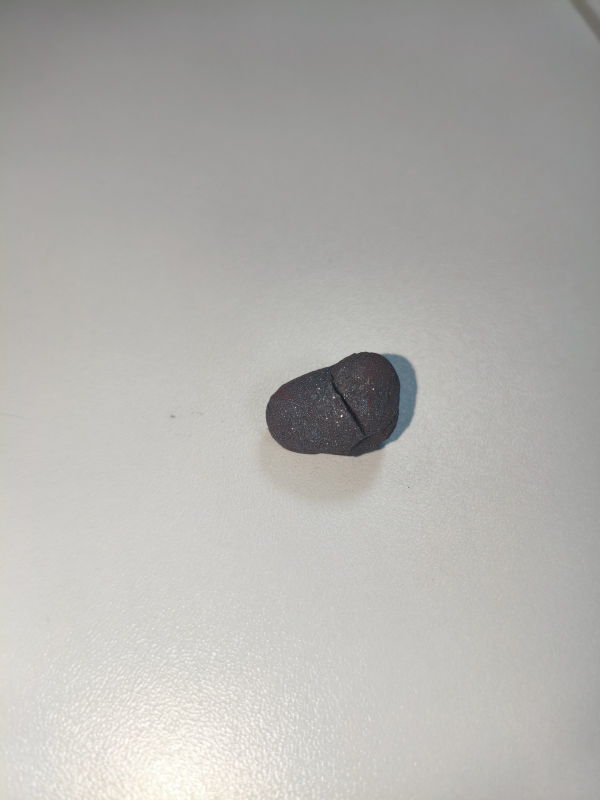
#> input picture ml_training/data_bench_20261026/images/IMG_20261026_134344.jpg, 1200 x 1600 px, given as the content of the folder data_bench_20261026/images/IMG_20261026_134344.jpg/Trincadas, which was not available (shown at 1/2 size)
$ python import_folder_photos.py --src ../../ml_training/data_bench_20261026/images/IMG_20261026_134344.jpg --out out.png
#> lines starting #> are read from the running program, lines starting #| are printed output that depends on the picture; after the words box and inside, x2 and y2 are one past the last pixel; in counts of white or black regions, pixels touching at a corner belong together
#!/usr/bin/env python3
"""Importa fotos de bancada rotuladas por PASTA (Trincadas / Sem trinca) para o formato --instances.

Uso:
  python tools/cracks/import_folder_photos.py --src Fotos --out ml_training/data_bench_20261026 [--long-side 1600]

O rótulo da pasta vale para a FOTO, não para cada pelota. Regras (fixadas antes de qualquer escore):
  * pelota cortada pela borda da foto              -> uncertain (touches_border);
  * foto com UMA pelota inteira                     -> rótulo da pasta (cracked / intact);
  * foto com várias pelotas inteiras                -> uncertain nas duas pastas: em "Trincadas" não se
    sabe qual está trincada, e a separação de pelotas encostadas por distância/watershed erra centro e
    raio (conferido nos overlays de 27/10/2026), o que poria erro de geometria no recorte.
Grupos: rajadas da mesma pelota (mesma pasta, até --burst-gap s entre fotos) formam um group_id; a
validação deixa a rajada inteira de fora. Sessões (intervalo > --session-gap s) vão em 'session'.

Detecção (só para esta montagem: pelotas escuras isoladas sobre mesa clara):
  fundo = máximo local em escala reduzida (vinheta e reflexo); razão foto/fundo; Otsu; abertura e
  preenchimento de furos (brilhos); pelotas encostadas separadas por distância + watershed;
  raio = raio equivalente à área. Saída revisável: overlays/*.jpg com o número de cada pelota.
"""
import argparse
import hashlib
import json
import re
from pathlib import Path

import cv2
import numpy as np
from PIL import Image, ImageOps

CLASSES = {'Trincadas': 'cracked', 'Sem trinca': 'intact'}
STAMP = re.compile(r'(\d{8})_(\d{6})')


def load_upright(path, long_side):
    im = ImageOps.exif_transpose(Image.open(path)).convert('RGB')
    k = min(1.0, long_side / max(im.size))
    if k < 1:
        im = im.resize((round(im.width * k), round(im.height * k)), Image.LANCZOS)
    return im


def detect(gray):
    """Pelotas escuras sobre fundo claro. Devolve lista de dicts (cx, cy, r, area, touches_border)."""
    h, w = gray.shape
    small_k = 400 / max(h, w)
    small = cv2.resize(gray, (round(w * small_k), round(h * small_k)), interpolation=cv2.INTER_AREA)
    ksz = int(round(min(small.shape) * .35)) | 1
    bg = cv2.dilate(small, cv2.getStructuringElement(cv2.MORPH_ELLIPSE, (ksz, ksz)))
    bg = cv2.GaussianBlur(bg, (0, 0), ksz / 4)
    bg = cv2.resize(bg, (w, h), interpolation=cv2.INTER_LINEAR).astype(np.float32)
    ratio = np.clip(gray.astype(np.float32) / np.maximum(bg, 1), 0, 1.2)
    norm = np.clip(ratio * 200, 0, 255).astype(np.uint8)
    _, mask = cv2.threshold(norm, 0, 255, cv2.THRESH_BINARY_INV + cv2.THRESH_OTSU)
    k = max(3, int(round(min(h, w) * .006)) | 1)
    mask = cv2.morphologyEx(mask, cv2.MORPH_OPEN, cv2.getStructuringElement(cv2.MORPH_ELLIPSE, (k, k)))
    # Preenche furos (brilhos) pelo contorno externo de cada mancha; não depende de um canto livre.
    contours, _ = cv2.findContours(mask, cv2.RETR_EXTERNAL, cv2.CHAIN_APPROX_NONE)
    mask = np.zeros_like(mask)
    cv2.drawContours(mask, contours, -1, 255, cv2.FILLED)
    n, lab, stats, _ = cv2.connectedComponentsWithStats(mask, 8)
    areas = stats[1:, cv2.CC_STAT_AREA]
    if len(areas) == 0:
        return []
    big = np.max(areas)
    out = []
    for i in range(1, n):
        if stats[i, cv2.CC_STAT_AREA] < .03 * big:
            continue
        comp = (lab == i).astype(np.uint8)
        for p in split(comp):
            a = int(p.sum())
            if a < .03 * big:
                continue
            ys, xs = np.nonzero(p)
            cx, cy = float(xs.mean()), float(ys.mean())
            r = float(np.sqrt(a / np.pi))
            x0, x1, y0, y1 = xs.min(), xs.max(), ys.min(), ys.max()
            border = x0 <= 1 or y0 <= 1 or x1 >= w - 2 or y1 >= h - 2
            out.append({'cx': cx, 'cy': cy, 'r': r, 'area': a, 'touches_border': bool(border)})
    out.sort(key=lambda d: (round(d['cy'] / max(1, d['r'])), d['cx']))
    return out


def rel(path):
    """Caminho relativo à pasta atual (raiz do repositório no CI), para o manifesto ser portátil."""
    try:
        return Path(path).resolve().relative_to(Path.cwd().resolve()).as_posix()
    except ValueError:
        return str(path)


def split(comp):
    """Separa pelotas encostadas: picos locais da distância à borda (supressão por distância) + watershed."""
    dist = cv2.distanceTransform(comp, cv2.DIST_L2, 5)
    dmax = float(dist.max())
    if dmax < 3:
        return [comp]
    ksz = max(3, int(round(dmax * .5)) | 1)
    local = (dist >= cv2.dilate(dist, cv2.getStructuringElement(cv2.MORPH_ELLIPSE, (ksz, ksz)))) & (dist >= .45 * dmax)
    ys, xs = np.nonzero(local)
    cand = sorted(zip(dist[ys, xs], xs, ys), reverse=True)
    peaks = []
    for d, x, y in cand:
        # Dois picos são a mesma pelota se o mais fraco cai dentro do disco do mais forte (com folga).
        if all(np.hypot(x - px, y - py) > .85 * max(d, pd) for pd, px, py in peaks):
            peaks.append((d, x, y))
    if len(peaks) <= 1:
        return [comp]
    markers = np.zeros(comp.shape, np.int32)
    for j, (d, x, y) in enumerate(peaks):
        cv2.circle(markers, (int(x), int(y)), max(2, int(d * .35)), j + 2, -1)
    markers[comp == 0] = 1
    relief = cv2.normalize(-dist, None, 0, 255, cv2.NORM_MINMAX).astype(np.uint8)
    markers = cv2.watershed(cv2.cvtColor(relief, cv2.COLOR_GRAY2BGR), markers)
    return [((markers == j + 2) & (comp == 1)).astype(np.uint8) for j in range(len(peaks))]


def main(argv=None):
    p = argparse.ArgumentParser(description=__doc__, formatter_class=argparse.RawDescriptionHelpFormatter)
    p.add_argument('--src', type=Path, required=True)
    p.add_argument('--out', type=Path, required=True)
    p.add_argument('--long-side', type=int, default=1600)
    p.add_argument('--burst-gap', type=int, default=12)
    p.add_argument('--session-gap', type=int, default=900)
    p.add_argument('--source-id', default='bench_photos_20261026')
    p.add_argument('--small-factor', type=float, default=0.3,
                   help='2ª escala (mesmo grupo): fotos reduzidas para r ~ 30-48 px, como a webcam 1920x1080 sobre a panela')
    p.add_argument('--exclusions', type=Path, help='JSON {"exclude": {foto: motivo}} conferido nos overlays')
    a = p.parse_args(argv)
    img_dir, ov_dir = a.out / 'images', a.out / 'overlays'
    img_dir.mkdir(parents=True, exist_ok=True)
    ov_dir.mkdir(parents=True, exist_ok=True)

    photos = []
    for folder, label in CLASSES.items():
        for f in sorted((a.src / folder).glob('*.jpg')):
            m = STAMP.search(f.name)
            t = int(m.group(2)[:2]) * 3600 + int(m.group(2)[2:4]) * 60 + int(m.group(2)[4:6]) if m else None
            photos.append({'path': f, 'folder': folder, 'label': label, 't': t})
    # Rajadas por pasta; sessões globais.
    photos.sort(key=lambda r: (r['t'] is None, r['t'] or 0, r['path'].name))
    session, last = 0, None
    for ph in photos:
        if last is not None and ph['t'] is not None and ph['t'] - last > a.session_gap:
            session += 1
        ph['session'] = f's{session + 1}'
        last = ph['t'] if ph['t'] is not None else last
    for folder in CLASSES:
        seq = [ph for ph in photos if ph['folder'] == folder]
        burst, prev = 0, None
        for ph in seq:
            if prev is None or ph['t'] is None or prev['t'] is None or ph['t'] - prev['t'] > a.burst_gap:
                burst += 1
            ph['burst'] = f'{"trinc" if folder == "Trincadas" else "sem"}{burst:02d}'
            prev = ph

    excluded = json.loads(a.exclusions.read_text(encoding='utf-8'))['exclude'] if a.exclusions else {}
    inst_lines, photo_rows = [], []
    for ph in photos:
        im = load_upright(ph['path'], a.long_side)
#> in load_upright, im is the input picture: PIL image 1200x1600 RGB; mean R, G, B 178.3, 177.2, 173.9
        name = ph['path'].stem + '.jpg'
        im.save(img_dir / name, quality=92)
        rgb = np.asarray(im)
        gray = cv2.cvtColor(rgb, cv2.COLOR_RGB2GRAY)
        dets = detect(gray)
#> in detect, `small = cv2.resize(gray, (round(w * small_k), round(h * small_k)), int..`:
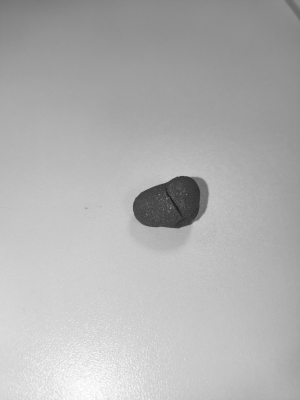
#> small: shape (400, 300); min 28, max 254, mean 177.2
#> in detect, `bg = cv2.dilate(small, cv2.getStructuringElement(cv2.MORPH_ELLIPSE, (k..`:
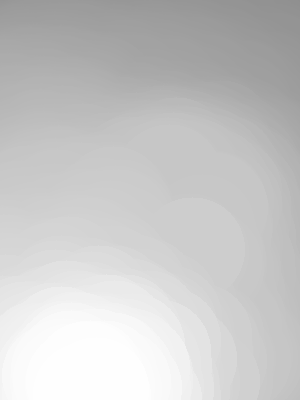
#> bg: shape (400, 300); min 143, max 254, mean 200.1
#> in detect, `ratio = np.clip(gray.astype(np.float32) / np.maximum(bg, 1), 0, 1.2)`:
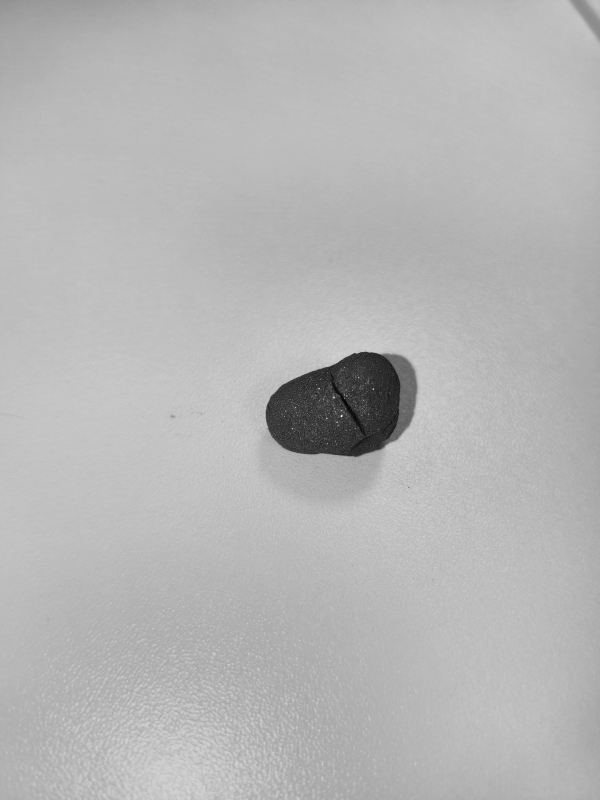
#> ratio: shape (1600, 1200) float32 (shown at 1/2 size); min 0.0985, max 1.2, mean 0.886; drawn with min black and max white
#> in detect, `_, mask = cv2.threshold(norm, 0, 255, cv2.THRESH_BINARY_INV + cv2.THRE..`:
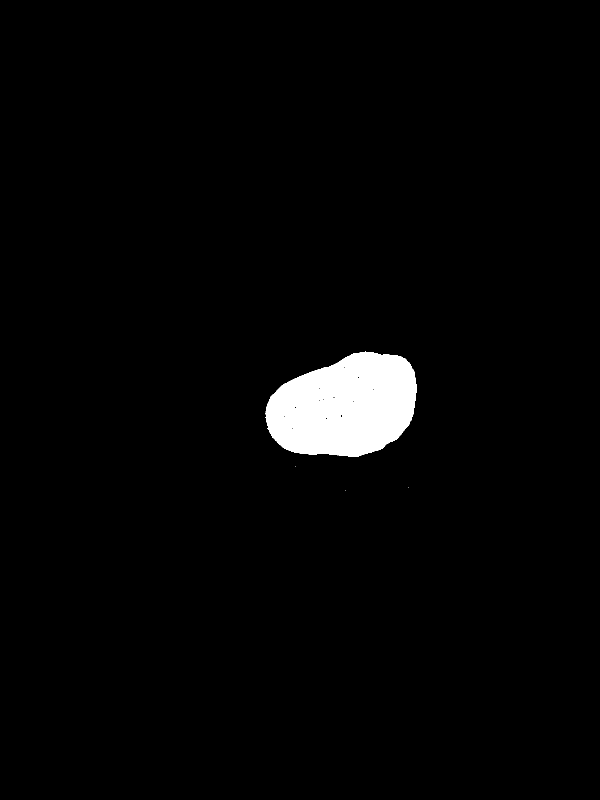
#> mask: shape (1600, 1200) (shown at 1/2 size); 2.5% white; 5 white regions (4 under 20 px), largest, box (x1, y1, x2, y2) and area: (531, 703, 834, 914) 48091
#> in detect, `mask = cv2.morphologyEx(mask, cv2.MORPH_OPEN, cv2.getStructuringElemen..`: mask: shape (1600, 1200); 2.5% white; 1 white region
#> in detect, `contours, _ = cv2.findContours(mask, cv2.RETR_EXTERNAL, cv2.CHAIN_APPR..`: contours = 1 contour; box (x1, y1, x2, y2) and area: (531, 703, 833, 914) 47934
#> in detect, `cv2.drawContours(mask, contours, -1, 255, cv2.FILLED)`: mask: shape (1600, 1200); 2.5% white; 1 white region, box (x1, y1, x2, y2) and area: (531, 703, 833, 914) 48321
#> in detect, `n, lab, stats, _ = cv2.connectedComponentsWithStats(mask, 8)`: n = 2; stats = [[0, 0, 1200, 1600, 1871679], [531, 703, 302, 211, 48321]]
#> in detect, `areas = stats[1:, cv2.CC_STAT_AREA]`: areas = [48321]
#> in detect, `big = np.max(areas)`: big = 48321
#> after the loop in detect, `for i in range(1, n):`: out = 1 item
#> dets = 1 item
        whole = [d for d in dets if not d['touches_border']]
#> whole = 1 item
        if ph['path'].name in excluded:
            rule, lab = 'excluded_after_overlay_review', 'uncertain'
        elif len(whole) == 1:
            rule, lab = 'folder_single_pellet', ph['label']
        elif ph['label'] == 'cracked':
            rule, lab = 'folder_trincadas_multi_pellet_unknown_which', 'uncertain'
        else:
            rule, lab = 'folder_sem_trinca_multi_pellet_split_unreliable', 'uncertain'
        ov = cv2.cvtColor(rgb, cv2.COLOR_RGB2BGR)
        for i, d in enumerate(dets):
            d_label = 'uncertain' if d['touches_border'] else lab
            inst_lines.append(json.dumps({
                'image': name, 'instance_id': f'{ph["path"].stem}_{i:02d}', 'cx': round(d['cx'], 3), 'cy': round(d['cy'], 3),
                'r': round(d['r'], 3), 'touches_border': d['touches_border'], 'crack_label': d_label,
                'label_origin': 'user_folder:' + rule, 'group_id': f'{a.source_id}:{ph["burst"]}', 'session': ph['session'],
                'photo_label': ph['label']}, ensure_ascii=False))
            col = (60, 200, 60) if d_label == 'intact' else (40, 40, 230) if d_label == 'cracked' else (0, 200, 230)
            cv2.circle(ov, (round(d['cx']), round(d['cy'])), round(d['r']), col, max(2, round(d['r'] * .04)))
            cv2.putText(ov, str(i), (round(d['cx'] - d['r'] * .2), round(d['cy'] + d['r'] * .2)), cv2.FONT_HERSHEY_SIMPLEX,
                        max(.6, d['r'] / 60), (255, 255, 255), max(2, round(d['r'] / 40)))
#> this loop made 1 pass
#> (d_label, col) on pass 1: ('cracked', (40, 40, 230))
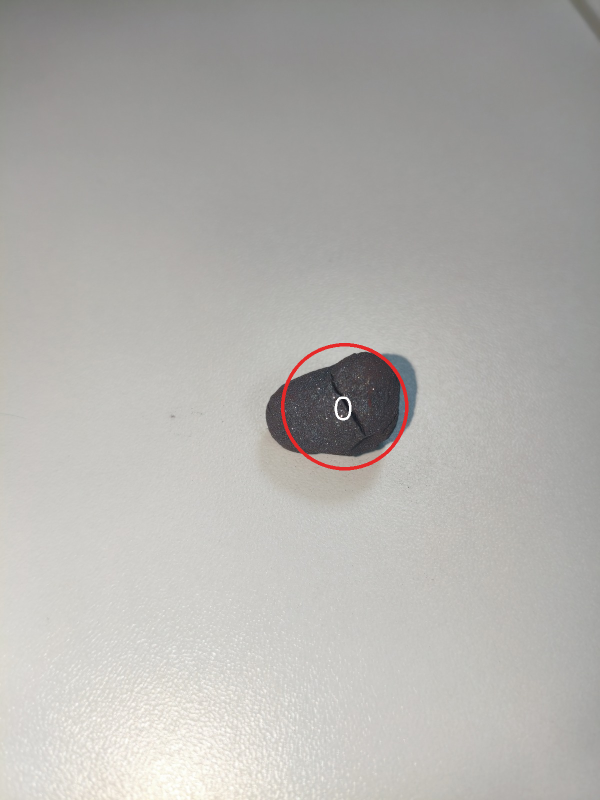
#> ov: shape (1600, 1200, 3) (shown at 1/2 size); mean B, G, R 173.7, 176.9, 178.6
#> after the loop, inst_lines = 1 item
        cv2.putText(ov, f'{ph["folder"]} | {ph["burst"]} | {ph["session"]} | {rule}', (12, 40), cv2.FONT_HERSHEY_SIMPLEX, 1.0, (0, 0, 0), 3)
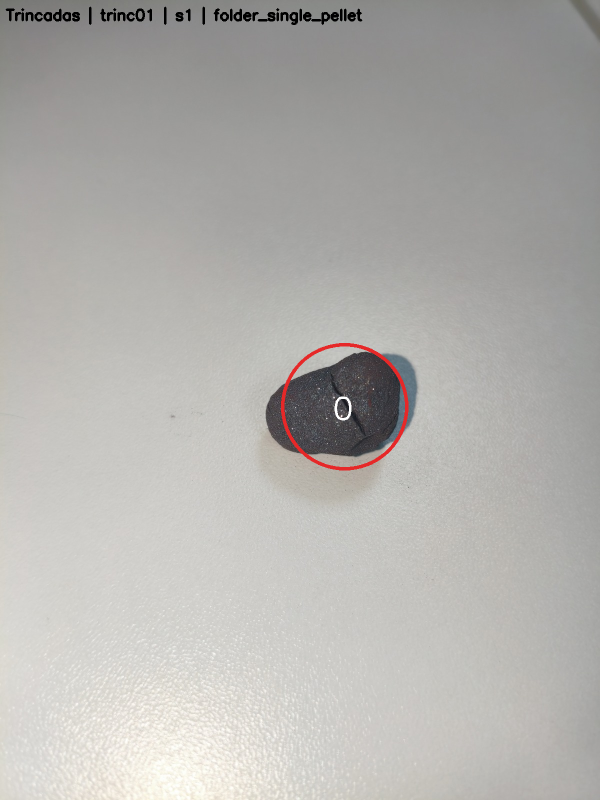
#> ov: shape (1600, 1200, 3) (shown at 1/2 size); 0.38% of pixels changed, all inside (x1, y1, x2, y2) = (11, 13, 725, 50)
        cv2.imwrite(str(ov_dir / name), cv2.resize(ov, (ov.shape[1] // 2, ov.shape[0] // 2), interpolation=cv2.INTER_AREA),
                    [cv2.IMWRITE_JPEG_QUALITY, 80])
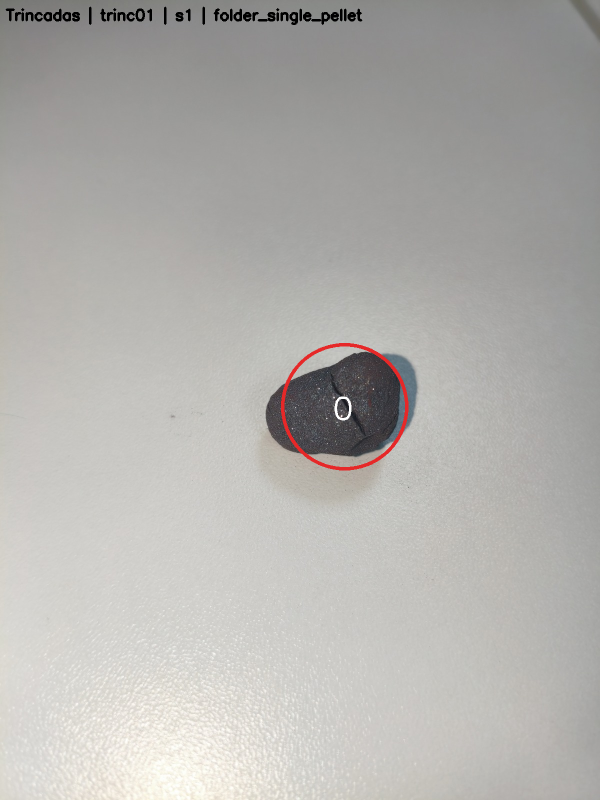
#> saved as IMG_20261026_134344.jpg: shape (800, 600, 3); mean B, G, R 173.3, 176.5, 178.2
        photo_rows.append({'image': name, 'original_file': ph['path'].name, 'original_sha256': hashlib.sha256(ph['path'].read_bytes()).hexdigest(),
                           'folder': ph['folder'], 'photo_label': ph['label'], 'burst': ph['burst'], 'session': ph['session'],
                           'pellets_detected': len(dets), 'pellets_whole': len(whole), 'rule': rule,
                           'exclusion_reason': excluded.get(ph['path'].name, '')})

    (a.out / 'instances.jsonl').write_text('\n'.join(inst_lines) + '\n', encoding='utf-8')
    # 2ª escala: mesmas pelotas e mesmos grupos, fotos reduzidas (a nitidez da trinca muda com a escala).
    small_dir = a.out / 'images_small'
    small_dir.mkdir(exist_ok=True)
    small_lines = []
    for ph in photos:
        name = ph['path'].stem + '.jpg'
        im = Image.open(img_dir / name)
        im.resize((round(im.width * a.small_factor), round(im.height * a.small_factor)), Image.LANCZOS).save(small_dir / name, quality=92)
    for line in inst_lines:
        it = json.loads(line)
        k = a.small_factor
        it.update(cx=round(it['cx'] * k, 3), cy=round(it['cy'] * k, 3), r=round(it['r'] * k, 3), instance_id=it['instance_id'] + '_x03')
        small_lines.append(json.dumps(it, ensure_ascii=False))
#> this loop made 2 passes
#> k on passes 1 to 2: 0.3, 0.3
#> after the loop, small_lines = 2 items
    (a.out / 'instances_small.jsonl').write_text('\n'.join(small_lines) + '\n', encoding='utf-8')
    meta = {
        'source_id': a.source_id, 'images_dir': rel(img_dir), 'license_status': 'verified',
        'license_note': 'fotos do próprio usuário (Vale, Pelotização), enviadas em 27/10/2026 para treino interno',
        'material_type': 'unknown', 'scene': 'pelota_isolada_bancada_fundo_branco', 'origin': 'real', 'split_role': 'dev', 'group_by': 'instance_group',
        'label_note': 'rótulo da pasta vale para a foto; ver regras em tools/cracks/import_folder_photos.py',
        'long_side_px': a.long_side}
    (a.out / 'meta.json').write_text(json.dumps(meta, indent=2, ensure_ascii=False), encoding='utf-8')
    small_meta = dict(meta, source_id=a.source_id + '_x03', images_dir=rel(small_dir), long_side_px=round(a.long_side * a.small_factor),
                      scale_note=f'mesmas fotos reduzidas por {a.small_factor}; group_id igual ao da escala original')
#> small_meta = 12 items
    (a.out / 'meta_small.json').write_text(json.dumps(small_meta, indent=2, ensure_ascii=False), encoding='utf-8')
    import csv
    with (a.out / 'photos.csv').open('w', newline='', encoding='utf-8') as f:
        wr = csv.DictWriter(f, fieldnames=list(photo_rows[0]))
        wr.writeheader()
        wr.writerows(photo_rows)
    summary = {}
    for line in inst_lines:
        r = json.loads(line)
        summary[r['crack_label']] = summary.get(r['crack_label'], 0) + 1
#> this loop made 2 passes
#> after the loop, summary = {'cracked': 1, 'intact': 1}
    print(json.dumps({'photos': len(photo_rows), 'instances': len(inst_lines), 'by_label': summary,
                      'groups': len({json.loads(l)['group_id'] for l in inst_lines})}, ensure_ascii=False))
#| {"photos": 2, "instances": 2, "by_label": {"cracked": 1, "intact": 1}, "groups": 2}


if __name__ == '__main__':
    main()
